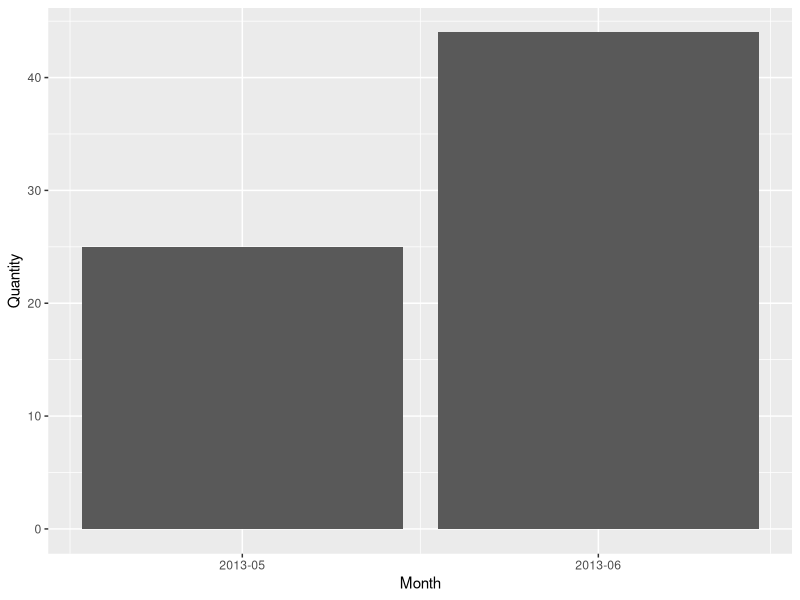
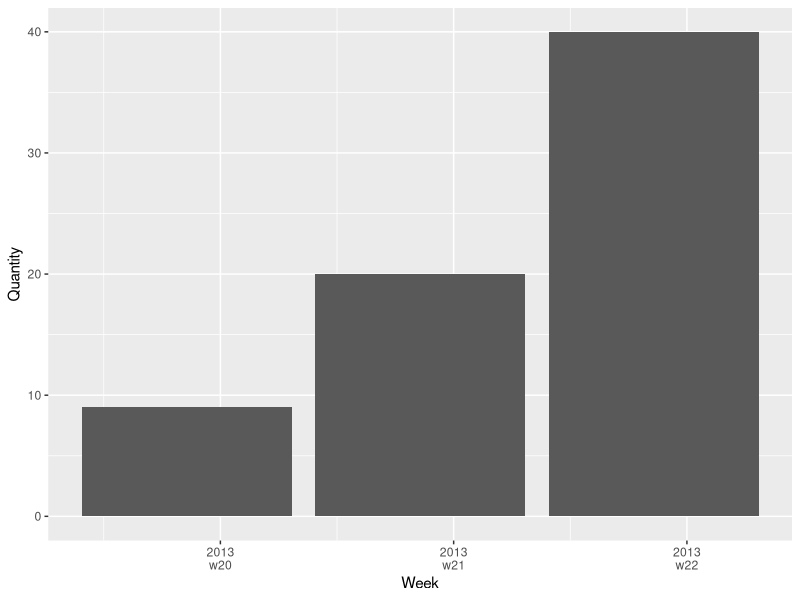

These charts were generated, in order, by the following R code:
library(ggplot2)
library(scales)

# load data:
log <- data.frame(Date = c("2013/05/25","2013/05/28","2013/05/31","2013/06/01","2013/06/02","2013/06/05","2013/06/07"), 
  Quantity = c(9,1,15,4,5,17,18))
log
str(log)

# convert date variable from factor to date format:
log$Date <- as.Date(log$Date, "%Y/%m/%d") # tabulate all the options here
str(log)

# create variables of the week and month of each observation:
log$Month <- as.Date(cut(log$Date, breaks = "month"))
log$Week <- as.Date(cut(log$Date, breaks = "week",
                        start.on.monday = FALSE)) # changes weekly break point to Sunday
log

# graph by month:
ggplot(data = log, aes(Month, Quantity)) +
    stat_summary(fun.y = sum, geom = "bar") +
    ## adds up all observations for the month or "line"
    scale_x_date( labels = date_format("%Y-%m"), date_breaks = "1 month")
## custom x-axis labels

# graph by week:
ggplot(data = log, aes(Week, Quantity)) +
    stat_summary(fun.y = sum, geom = "bar") +
## adds up all observations for the week or "line"
    scale_x_date(labels = date_format("%Y\nw%W"), date_breaks = "1 week")
## custom x-axis labels
